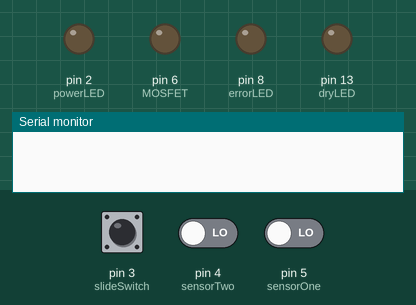
The sketch below on a simulated Arduino Uno, built with avr-gcc and run on an emulated ATmega328P. Parts: output pins drawn as LEDs (lit = HIGH), the last lines printed to the serial monitor. The inputs (shaded band) are chosen by the test bench; at power-on: pin 3 (slideSwitch) LOW, pin 4 (sensorTwo) LOW, pin 5 (sensorOne) LOW.

Above: at 1.2 s.
1.3 s: pin 3 (slideSwitch) pulled HIGH for 0.15 s
At 1.45 s:
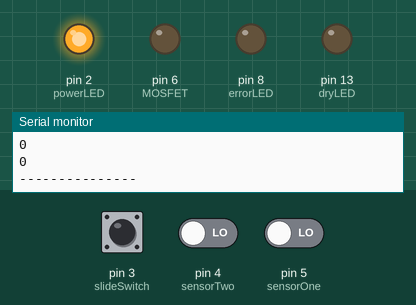
3.2 s: pin 3 (slideSwitch) pulled HIGH for 3.2 s
At 6.56 s:
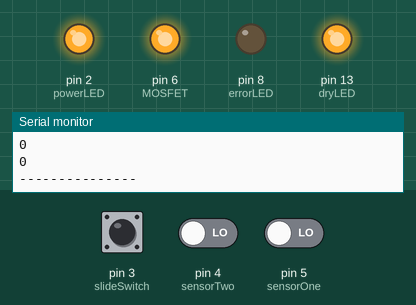
Timing chart, 0 to 8.1 s (numbered marks = the images above; inputs shaded):
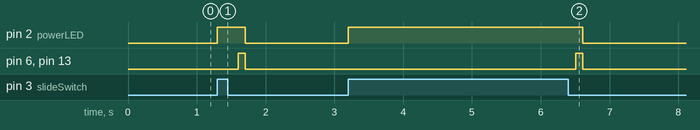

The sketch:

AutoTopOffSystem.ino
```cpp
/*
Optical Sensor     Arduino
--------------------------
VCC (Red)          5V
Signal (Yellow)    Pin 7/8
GND (Blue)         GND
*/

// constant that won't change
#define MOSFET 6
const int sensorOne = 5; // left optical sensor, single
const int sensorTwo = 4; // right optical sensor
const int dryLED = 13; // onboard LED
const int slideSwitch = 3; // power switch
const int powerLED = 2; // power LED
const int errorLED = 8; // error LED

// variables that will change
int switchState = 0;

int sensorOneState = 0;
int sensorTwoState = 0;

// millis() stuff
unsigned long startMillis;
const unsigned long period = 80000; // period for time out (80 seconds)

bool enableMotor = true;

void setup() {
  //initialize INPUTS/OUTPUTS
  pinMode(slideSwitch, INPUT);
  pinMode(sensorOne, INPUT);
  pinMode(sensorTwo, INPUT);
  pinMode(dryLED, OUTPUT);
  pinMode(powerLED, OUTPUT);
  pinMode(MOSFET, OUTPUT);
  pinMode(errorLED, OUTPUT);
  Serial.begin(9600);
}

void loop() {
  // read state of the switch
  switchState = digitalRead(slideSwitch);

  if (switchState == HIGH && enableMotor == true) {
    digitalWrite(powerLED, HIGH);
    sense();
  }
  if (switchState == HIGH && enableMotor == false) {
    digitalWrite(errorLED, HIGH);
  } else {
    digitalWrite(powerLED, LOW);
    digitalWrite(dryLED, LOW);
    digitalWrite(errorLED, LOW);
    digitalWrite(MOSFET, LOW);
  }
}

void sense() {
  do {
    // read state of sensor(s)
    sensorOneState = digitalRead(sensorOne);
    sensorTwoState = digitalRead(sensorTwo);
    Serial.println(sensorOneState, DEC);
    Serial.println(sensorTwoState, DEC);
    Serial.println("---------------");
    switchState = digitalRead(slideSwitch);
    delay(100);
  } while(switchState == HIGH && enableMotor == true && sensorOneState == LOW/* && sensorTwoState == LOW*/);

    startMillis = millis();
    digitalWrite(dryLED, HIGH);
    digitalWrite(MOSFET, HIGH);
    Serial.println("----- Motor: ON -----");

  do {
    // read state of both sensors again to see if state changes
    sensorOneState = digitalRead(sensorOne);
    sensorTwoState = digitalRead(sensorTwo);
    Serial.println(sensorOneState, DEC);
    Serial.println(sensorTwoState, DEC);
    Serial.println("---------------");
    switchState = digitalRead(slideSwitch);

    if (millis() - startMillis >= period) {
      Serial.println("----- Motor: OFF DUE TO TIME OUT -----");
      digitalWrite(errorLED, HIGH);
      digitalWrite(MOSFET, LOW);
      enableMotor = false;
    }

    delay(100);
  } while(switchState == HIGH && enableMotor == true && sensorOneState == HIGH/* || sensorTwoState == HIGH*/);

  digitalWrite(powerLED, LOW);
  digitalWrite(dryLED, LOW);
  digitalWrite(MOSFET, LOW);
  Serial.println("----- Motor: OFF -----");
  // delay(1000);
}
```

Measured:
- after the input at 1.3 s, pin 2 (powerLED): LOW → HIGH at once, → LOW 0.40 s later; pin 6 (MOSFET), pin 13 (dryLED): LOW → HIGH after 0.30 s, → LOW 0.10 s later
- after the input at 3.2 s, pin 2 (powerLED): LOW → HIGH at once, → LOW 3.4 s later; pin 6 (MOSFET), pin 13 (dryLED): LOW → HIGH after 3.3 s, → LOW 0.10 s later
